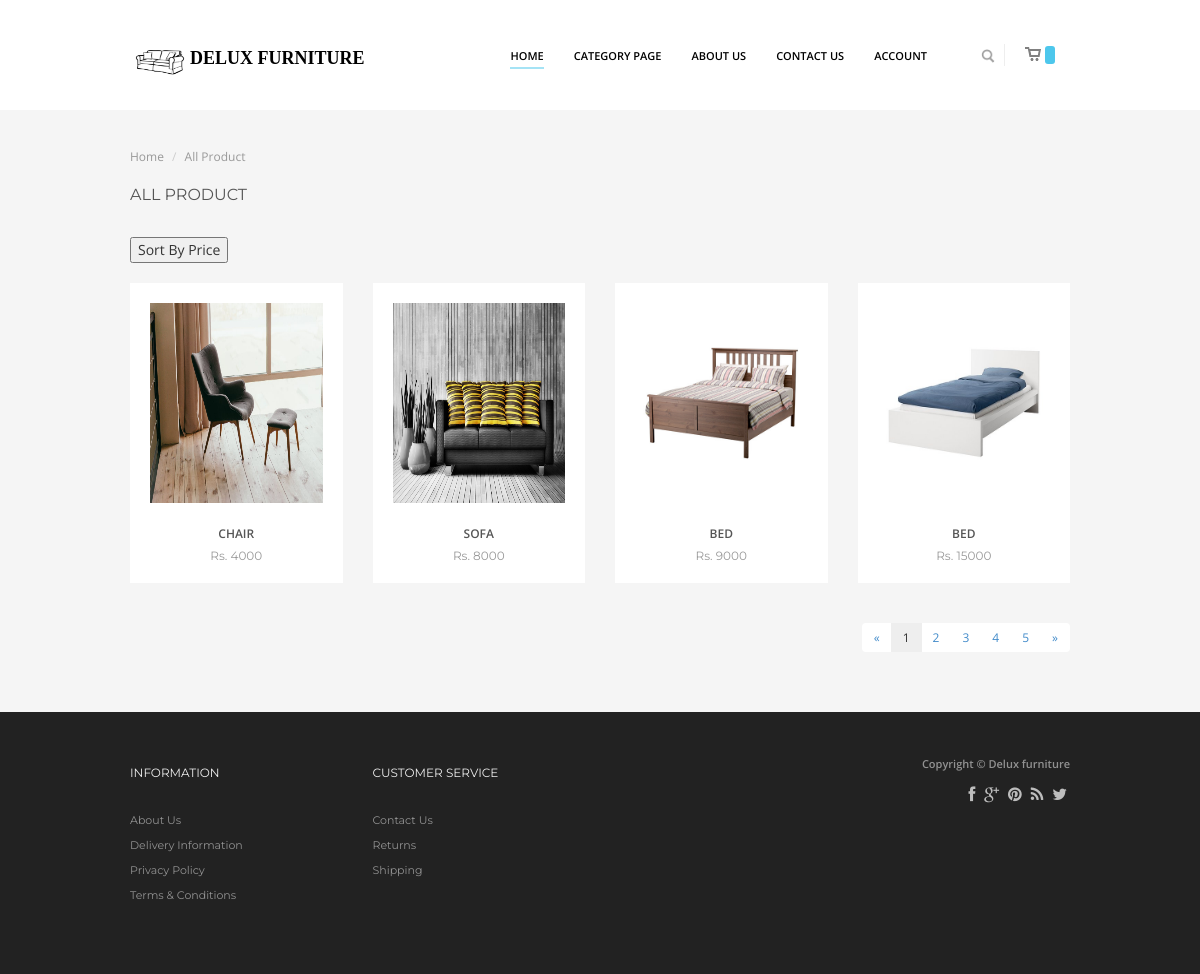
The app's page /lowtoprice.php with its own data.
### tables this page shows
CREATE TABLE `product` (
  `p_id` int(11) NOT NULL,
  `category_id` int(11) NOT NULL,
  `scategory_id` int(11) NOT NULL,
  `supplier_id` int(11) NOT NULL,
  `p_name` varchar(60) NOT NULL,
  `p_price` float NOT NULL,
  `p_quantity` int(11) NOT NULL,
  `p_image` varchar(1024) NOT NULL,
  `p_colour` varchar(50) NOT NULL,
  `p_description` varchar(255) NOT NULL,
  `date` timestamp NOT NULL DEFAULT CURRENT_TIMESTAMP ON UPDATE CURRENT_TIMESTAMP
);

### lowtoprice.php (the view, shortened to what this page needs)
<!doctype html>
<html>
<head>
    <?php include_once 'css_script.php';?>
</head>
<body>
<div class="page-container">
		<?php include_once 'header.php';?>
    <div class="container">
		<div class="row">
		    <div class="col-md-12">
			    <div class="breadcrumbs">
				    <ul class="breadcrumb">
                        <li><a href="index.php">Home</a> <span class="divider"></span></li>
                        <li class="active">All Product</li>
                    </ul>
				</div>
			</div>
		</div>
		<div class="row">
		    <div class="col-md-12">
			    <div class="cat_header">
				    <h2>All Product</h2>
			    </div>
			</div>
		</div>
		 <div class="row">
			<div class="col-md-3">
				<div class="dropdown">
					<button type="button" data-toggle="drowpdown">Sort By Price</button>
				</div>
			</div>
		</div>
		<div class="row"><br></div>
		<div class="row">
			<?php
				include('config.php');
				$res=mysqli_query($con,"select * from product order by p_price ASC");
				while($row=mysqli_fetch_array($res))
		    	{
			?>
			<div class="col-md-3">
			    <div class="product">
				    <a href="product.php?id=<?=$row['p_id']?>"><img alt="product image" width="500px" height="200px" src="<?php echo 'admin/uploads/product/'.$row['p_image']; ?>"></a>
				    <div class="name">
				    <a href="#"><?php echo $row['p_name']; ?></a>
				    </div>
				    <div class="price">
				    <p>Rs. <?php echo $row['p_price']; ?></p>
				    </div>
				</div>
			</div>
			<?php
				}
			?>
		</div>
		<div class="row">
			<div class="col-md-12">
				<ul class="pagination pull-right">
				  <li><a href="#">&laquo;</a></li>
				  <li class="active"><a href="#">1</a></li>
				  <li><a href="#">2</a></li>
				  <li><a href="#">3</a></li>
				  <li><a href="#">4</a></li>
				  <li><a href="#">5</a></li>
				  <li><a href="#">&raquo;</a></li>
				</ul>
			</div>
		</div>
	</div>
		<?php include_once 'fotter.php';?>
</div>
</body>
</html>

### css/style.css (style rules this page uses)
body { font-family: 'Open Sans', sans-serif; background:#222; }
a { font-size:12px; color:#777; }
ul, ol { list-style:none; padding:0px; }
.page-container { margin:0px auto; padding:0px; background:#f5f5f5; }
p { line-height: 26px;. }
img { max-width:100%; }
ul,ol { margin:0px; }
@media (min-width: 768px) { .breadcrumb { margin-bottom:0px; padding:8px 0px; } }
h2 { font-size:14px; font-weight:400; color:#555; text-transform:uppercase; margin-bottom:20px; font-family:'Montserrat',sans-serif; }
.product { background:#fff; margin-bottom:20px; padding-bottom:10px; text-align:center; }
.product > a { display:block; padding:20px; }
.product .name { text-align:center; max-height: 20px; overflow: hidden; }
.product .name a { font-weight:600; color:#555; font-family:'Open Sans', Arial,Montserrat; font-size:12px; text-transform:uppercase; }
.product .price { text-align:center; margin:0px; }
.product .price p { font-size:12px; color:#999; font-family:Montserrat; margin:0px; }
.cat_header { font-size:24px; margin-bottom:30px; margin-top:5px; font-family:'Open Sans',sans-serif; }
.cat_header h2 { font-size:16px; color:#555; line-height:24px; font-weight:400; margin:10px auto; }
.breadcrumb { border-radius:0px; color:#999; font-size:12px; }
.breadcrumb a { color:#999; }
.pagination { font-size: 12px; color:#999; }
.price { color: #999; font-family: Montserrat; font-size: 12px; font-weight: 400; line-height: 24px; min-height:30px; margin:30px 0 10px; }
.pagination > li > a, .pagination > li > span { border:none; }
.pagination > .active > a, .pagination ul > .active > span { background:#eee; color:#333; }

### records on screen
product: p_image (picture), p_name "CHAIR", p_price "4000"
product: p_image (picture), p_name "SOFA", p_price "8000"
product: p_image (picture), p_name "BED", p_price "9000"
product: p_image (picture), p_name "BED", p_price "15000"
